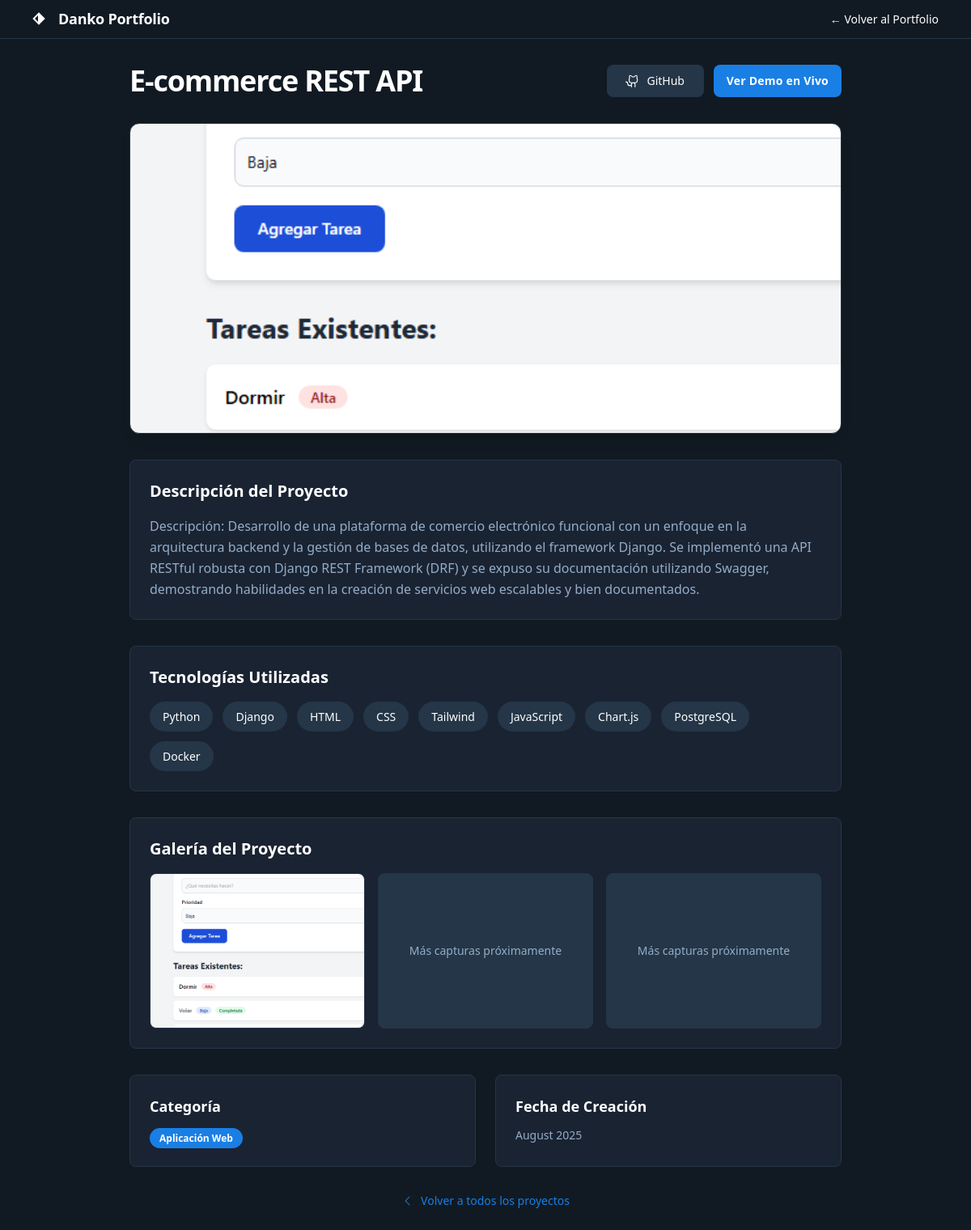
Page /proyecto/1/ on the earlier database version.
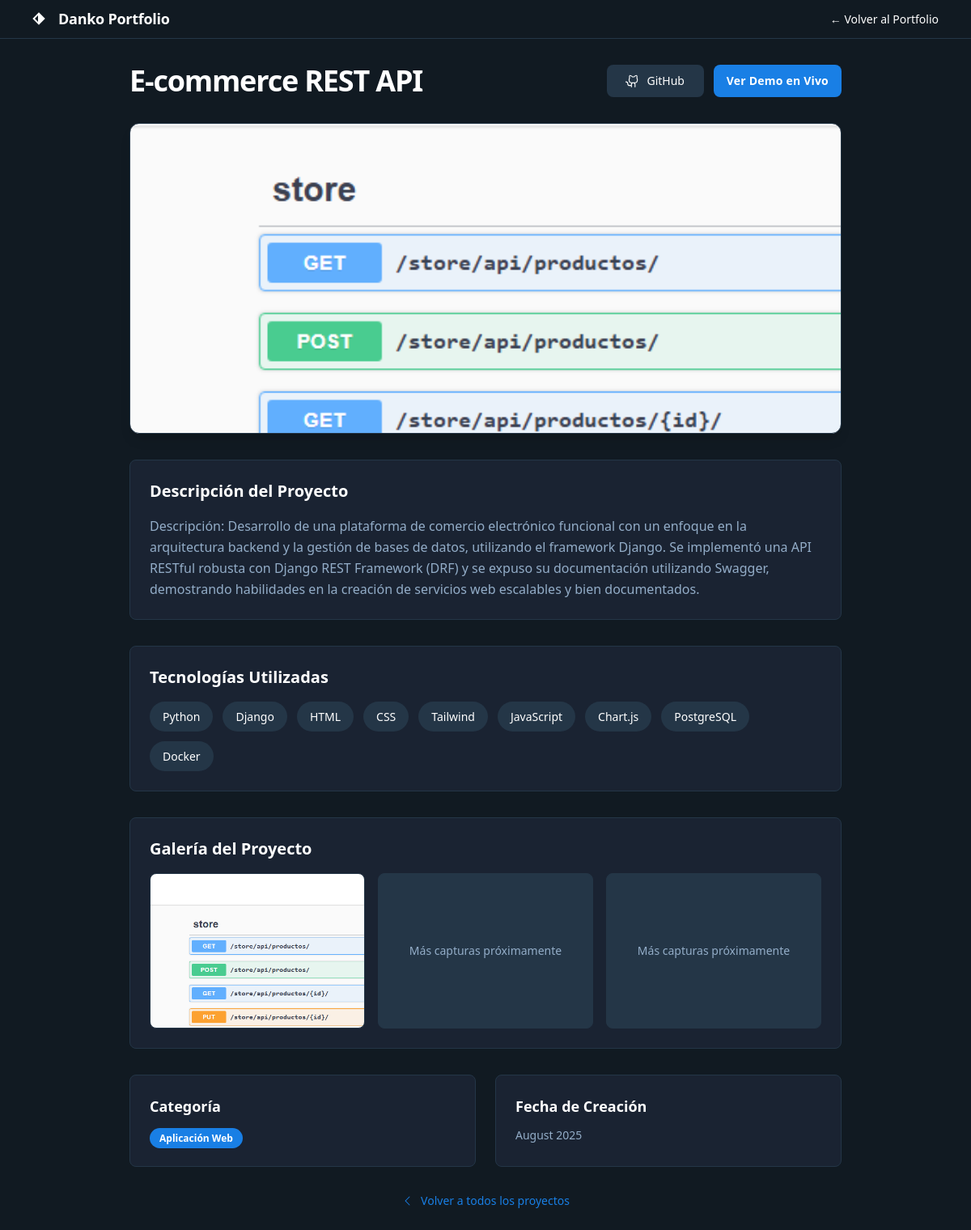
Same page on the later database version.
### projects/models.py (models this page shows, shortened)
class Project(models.Model):
    CATEGORY_CHOICES = [
        ('web_app', 'Aplicación Web'),
        ('api', 'API REST'),
        ('automation', 'Automatización'),
        ('iot', 'IoT'),
        ('other', 'Otro'),
    ]
    name = models.CharField(max_length=200)
    description = models.TextField()
    short_description = models.CharField(max_length=150, help_text="Descripción corta para preview", blank=True)
    image = models.CharField(max_length=255, blank=True, null=True, help_text="Path to static image (e.g., 'img/calculadora.PNG')")
    github_link = models.URLField(max_length=200, blank=True, null=True)
    demo_link = models.URLField(max_length=200, blank=True, null=True)
    technologies = models.CharField(max_length=200, help_text="Comma-separated list of technologies (e.g., Python, Django, PostgreSQL)")
    category = models.CharField(max_length=20, choices=CATEGORY_CHOICES, default='web_app')
    featured = models.BooleanField(default=False, help_text="Marcar como proyecto destacado")
    achievements = models.TextField(blank=True, help_text="Logros específicos del proyecto (separados por líneas)")
    created_date = models.DateField(default=timezone.now)
    order = models.IntegerField(default=0, help_text="Orden de visualización (menor número = primero)")
    class Meta:
        ordering = ['-featured', 'order', '-created_date']
    @property
    def technologies_list(self):
        if self.technologies:
            return [tech.strip() for tech in self.technologies.split(',')]
        return []

### projects/views.py (the view)
# urls.py: path('proyecto/<int:project_id>/', views.project_detail, name='project_detail'),
def project_detail(request, project_id):
    project = get_object_or_404(Project, id=project_id)
    return render(request, 'project_detail.html', {'project': project})

### templates/project_detail.html (shortened to what this page needs)
{% extends 'base.html' %}
{% load static %}
{% block content %}
<div class="relative flex size-full min-h-screen flex-col bg-[#111a22] dark group/design-root overflow-x-hidden" style='font-family: Manrope, "Noto Sans", sans-serif;'>
  <div class="layout-container flex h-full grow flex-col">
    <header class="flex items-center justify-between whitespace-nowrap border-b border-solid border-b-[#243647] px-10 py-3">
      <div class="flex items-center gap-4 text-white">
        <div class="size-4">
        </div>
        <h2 class="text-white text-lg font-bold leading-tight tracking-[-0.015em]">Danko Portfolio</h2>
      </div>
      <div class="flex flex-1 justify-end gap-8">
        <div class="flex items-center gap-9">
          <a class="text-white text-sm font-medium leading-normal hover:text-[#197fe5]" href="{% url 'home' %}">← Volver al Portfolio</a>
        </div>
      </div>
    </header>
    <div class="px-10 lg:px-40 flex flex-1 justify-center py-8">
      <div class="layout-content-container flex flex-col max-w-[1200px] flex-1">
        <div class="flex flex-col lg:flex-row lg:items-center justify-between gap-4 mb-8">
          <div class="flex items-center gap-3">
            <h1 class="text-white text-3xl lg:text-4xl font-black leading-tight tracking-[-0.033em]">
              {{ project.name }}
            </h1>
          </div>
          <div class="flex gap-3">
            {% if project.github_link %}
            <a href="{{ project.github_link }}" target="_blank" class="flex min-w-[120px] cursor-pointer items-center justify-center overflow-hidden rounded-lg h-10 px-4 bg-[#243647] hover:bg-[#2d3748] text-white gap-2 text-sm font-medium leading-normal transition-all duration-200">
              <span>GitHub</span>
            </a>
            {% endif %}
            {% if project.demo_link %}
            <a href="{{ project.demo_link }}" target="_blank" class="flex min-w-[120px] cursor-pointer items-center justify-center overflow-hidden rounded-lg h-10 px-4 bg-[#197fe5] hover:bg-[#1565c0] text-white text-sm font-bold leading-normal tracking-[0.015em] transition-all duration-200">
              <span>Ver Demo en Vivo</span>
            </a>
            {% endif %}
          </div>
        </div>
        {% if project.image %}
        <div class="mb-8">
          <div class="w-full h-64 lg:h-96 bg-center bg-no-repeat bg-cover rounded-xl border border-[#243647] shadow-lg" style='background-image: url("{% static project.image %}');'></div>
        </div>
        {% endif %}
        <div class="bg-[#1a2332] rounded-lg p-6 mb-8 border border-[#243647]">
          <h2 class="text-white text-xl font-bold mb-4">Descripción del Proyecto</h2>
          <p class="text-[#93adc8] text-base leading-relaxed">{{ project.description }}</p>
        </div>
        {% if project.technologies %}
        <div class="bg-[#1a2332] rounded-lg p-6 mb-8 border border-[#243647]">
          <h2 class="text-white text-xl font-bold mb-4">Tecnologías Utilizadas</h2>
          <div class="flex gap-3 flex-wrap">
            {% for tech in project.technologies_list %}
            <span class="text-white text-sm font-medium leading-normal bg-[#243647] hover:bg-[#197fe5] transition-colors duration-200 rounded-full px-4 py-2">{{ tech }}</span>
            {% endfor %}
          </div>
        </div>
        {% endif %}
        <div class="bg-[#1a2332] rounded-lg p-6 mb-8 border border-[#243647]">
          <h2 class="text-white text-xl font-bold mb-4">Galería del Proyecto</h2>
          <div class="grid grid-cols-1 md:grid-cols-2 lg:grid-cols-3 gap-4">
            {% if project.image %}
            <div class="bg-center bg-no-repeat bg-cover rounded-lg h-48 border border-[#243647] hover:border-[#197fe5] transition-all duration-300" style='background-image: url("{% static project.image %}');'></div>
            <div class="bg-[#243647] rounded-lg h-48 border border-[#243647] hover:border-[#197fe5] transition-all duration-300 flex items-center justify-center">
              <p class="text-[#93adc8] text-sm">Más capturas próximamente</p>
            </div>
            <div class="bg-[#243647] rounded-lg h-48 border border-[#243647] hover:border-[#197fe5] transition-all duration-300 flex items-center justify-center">
              <p class="text-[#93adc8] text-sm">Más capturas próximamente</p>
            </div>
            {% else %}
            <div class="bg-[#243647] rounded-lg h-48 border border-[#243647] flex items-center justify-center col-span-full">
              <p class="text-[#93adc8] text-sm">Imágenes próximamente</p>
            </div>
            {% endif %}
          </div>
        </div>
        <div class="grid grid-cols-1 lg:grid-cols-2 gap-6 mb-8">
          <div class="bg-[#1a2332] rounded-lg p-6 border border-[#243647]">
            <h3 class="text-white text-lg font-bold mb-3">Categoría</h3>
            <span class="bg-[#197fe5] text-white text-xs font-semibold px-3 py-1 rounded-full">
              {{ project.get_category_display }}
            </span>
          </div>
          <div class="bg-[#1a2332] rounded-lg p-6 border border-[#243647]">
            <h3 class="text-white text-lg font-bold mb-3">Fecha de Creación</h3>
            <p class="text-[#93adc8] text-sm">{{ project.created_date|date:"F Y" }}</p>
          </div>
        </div>
        <div class="text-center">
          <a href="{% url 'home' %}#proyectos" class="inline-flex items-center gap-2 text-[#197fe5] hover:text-white text-sm font-medium transition-colors duration-200">
            <svg xmlns="http://www.w3.org/2000/svg" width="16" height="16" fill="currentColor" viewBox="0 0 256 256">
              <path d="M165.66,202.34a8,8,0,0,1-11.32,11.32l-80-80a8,8,0,0,1,0-11.32l80-80a8,8,0,0,1,11.32,11.32L91.31,128Z"></path>
            </svg>
            Volver a todos los proyectos
          </a>
        </div>
      </div>
    </div>
  </div>
</div>
{% endblock %}

### templates/base.html (shortened to what this page needs)
{% load static %}
<!DOCTYPE html>
<html lang="en">
<head>
    <script src="https://cdn.tailwindcss.com"></script>
</head>
<body>
    {% block content %}
    {% endblock %}
</body>
</html>

Differences in the rows shown:
changed Project "E-commerce REST API": image: a different picture
